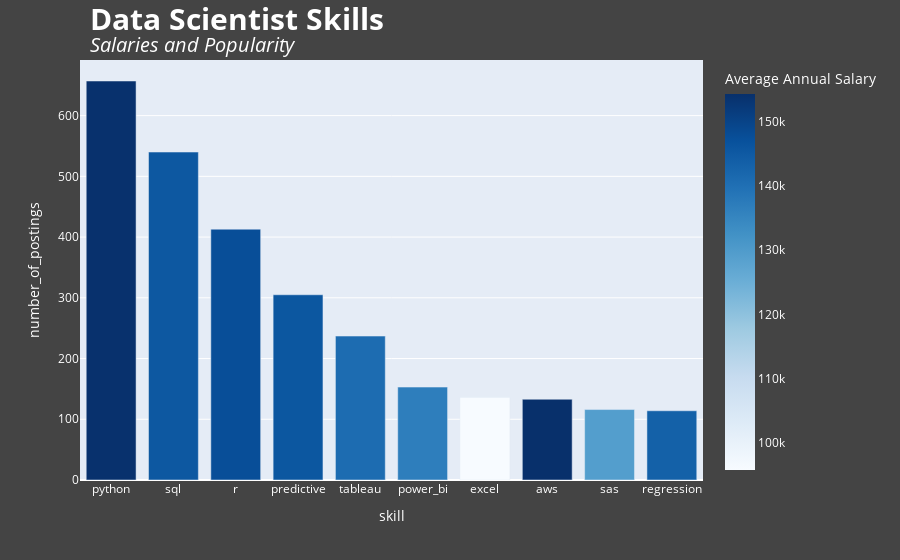

The notebook cell this image was saved under:
### Code cell
# Plot it
fig = px.bar(scientists_skills, x='skill', y='number_of_postings', color='avg_yearly_salary', color_continuous_scale='Blues')
fig.update_traces(hovertemplate='Skill: %{x} <br> \
Postings: %{y} <br> Average Annual salary: %{color}<extra></extra>')
fig.update_layout(
    title_text="<b style='font-size: 30px;'>Data Scientist Skills</b><br><i style='font-size: 20px;'>Salaries and Popularity</i>", 
    title_x=0.1, font_color="white",
    paper_bgcolor="#444444", 
    coloraxis_colorbar=dict(title="Average Annual Salary")
)
fig.show()

### Figure 1 — Plotly figure (JSON) as saved in the notebook; plotly's stock layout.template omitted (floating-point values rounded to 4 significant figures)
{"data": [{"alignmentgroup": "True", "hovertemplate": "Skill: %{x} <br> Postings: %{y} <br> Average Annual salary: %{color}<extra></extra>", "legendgroup": "", "marker": {"color": [154000, 145445, 147618, 145693, 140796, 136818, 95760, 154325, 129321, 143445], "coloraxis": "coloraxis", "pattern": {"shape": ""}}, "name": "", "offsetgroup": "", "orientation": "v", "showlegend": false, "textposition": "auto", "type": "bar", "x": ["python", "sql", "r", "predictive", "tableau", "power_bi", "excel", "aws", "sas", "regression"], "xaxis": "x", "y": [657, 540, 413, 305, 237, 153, 136, 133, 116, 114], "yaxis": "y"}], "layout": {"barmode": "relative", "coloraxis": {"colorbar": {"title": {"text": "Average Annual Salary"}}, "colorscale": [[0, "rgb(247,251,255)"], [0.125, "rgb(222,235,247)"], [0.25, "rgb(198,219,239)"], [0.375, "rgb(158,202,225)"], [0.5, "rgb(107,174,214)"], [0.625, "rgb(66,146,198)"], [0.75, "rgb(33,113,181)"], [0.875, "rgb(8,81,156)"], [1, "rgb(8,48,107)"]]}, "font": {"color": "white"}, "legend": {"tracegroupgap": 0}, "margin": {"t": 60}, "paper_bgcolor": "#444444", "title": {"text": "<b style='font-size: 30px;'>Data Scientist Skills</b><br><i style='font-size: 20px;'>Salaries and Popularity</i>", "x": 0.1}, "xaxis": {"anchor": "y", "domain": [0, 1], "title": {"text": "skill"}}, "yaxis": {"anchor": "x", "domain": [0, 1], "title": {"text": "number_of_postings"}}}}
